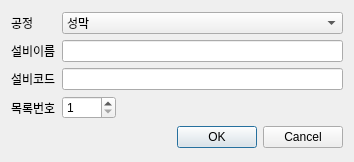
<?xml version="1.0" encoding="UTF-8"?>
<ui version="4.0">
 <class>modify_machine_dialog</class>
 <widget class="QDialog" name="modify_machine_dialog">
  <property name="geometry">
   <rect>
    <x>0</x>
    <y>0</y>
    <width>354</width>
    <height>162</height>
   </rect>
  </property>
  <property name="windowTitle">
   <string>Dialog</string>
  </property>
  <layout class="QGridLayout" name="gridLayout_2">
   <item row="0" column="0">
    <layout class="QGridLayout" name="gridLayout">
     <item row="2" column="0">
      <widget class="QLabel" name="label_3">
       <property name="text">
        <string>설비코드</string>
       </property>
      </widget>
     </item>
     <item row="1" column="0">
      <widget class="QLabel" name="label_2">
       <property name="text">
        <string>설비이름</string>
       </property>
      </widget>
     </item>
     <item row="1" column="1">
      <widget class="QLineEdit" name="LE_machine_name"/>
     </item>
     <item row="0" column="0">
      <widget class="QLabel" name="label">
       <property name="text">
        <string>공정</string>
       </property>
      </widget>
     </item>
     <item row="0" column="1">
      <widget class="QComboBox" name="CB_process">
       <item>
        <property name="text">
         <string>성막</string>
        </property>
       </item>
       <item>
        <property name="text">
         <string>노광</string>
        </property>
       </item>
       <item>
        <property name="text">
         <string>에칭</string>
        </property>
       </item>
       <item>
        <property name="text">
         <string>프로브</string>
        </property>
       </item>
       <item>
        <property name="text">
         <string>프로브1</string>
        </property>
       </item>
      </widget>
     </item>
     <item row="2" column="1">
      <widget class="QLineEdit" name="LE_machine_code"/>
     </item>
     <item row="3" column="0">
      <widget class="QLabel" name="label_4">
       <property name="text">
        <string>목록번호</string>
       </property>
      </widget>
     </item>
     <item row="3" column="1">
      <layout class="QHBoxLayout" name="horizontalLayout">
       <item>
        <widget class="QSpinBox" name="spinBox">
         <property name="minimum">
          <number>1</number>
         </property>
         <property name="maximum">
          <number>1000</number>
         </property>
        </widget>
       </item>
       <item>
        <spacer name="horizontalSpacer">
         <property name="orientation">
          <enum>Qt::Horizontal</enum>
         </property>
         <property name="sizeHint" stdset="0">
          <size>
           <width>40</width>
           <height>20</height>
          </size>
         </property>
        </spacer>
       </item>
      </layout>
     </item>
    </layout>
   </item>
   <item row="1" column="0">
    <widget class="QDialogButtonBox" name="buttonBox">
     <property name="orientation">
      <enum>Qt::Horizontal</enum>
     </property>
     <property name="standardButtons">
      <set>QDialogButtonBox::Cancel|QDialogButtonBox::Ok</set>
     </property>
    </widget>
   </item>
  </layout>
 </widget>
 <resources/>
 <connections>
  <connection>
   <sender>buttonBox</sender>
   <signal>accepted()</signal>
   <receiver>modify_machine_dialog</receiver>
   <slot>accept()</slot>
   <hints>
    <hint type="sourcelabel">
     <x>248</x>
     <y>254</y>
    </hint>
    <hint type="destinationlabel">
     <x>157</x>
     <y>274</y>
    </hint>
   </hints>
  </connection>
  <connection>
   <sender>buttonBox</sender>
   <signal>rejected()</signal>
   <receiver>modify_machine_dialog</receiver>
   <slot>reject()</slot>
   <hints>
    <hint type="sourcelabel">
     <x>316</x>
     <y>260</y>
    </hint>
    <hint type="destinationlabel">
     <x>286</x>
     <y>274</y>
    </hint>
   </hints>
  </connection>
 </connections>
</ui>
